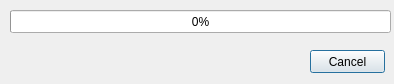
<?xml version="1.0" encoding="UTF-8"?>
<ui version="4.0">
 <class>ConnectDialog</class>
 <widget class="QDialog" name="ConnectDialog">
  <property name="windowModality">
   <enum>Qt::ApplicationModal</enum>
  </property>
  <property name="geometry">
   <rect>
    <x>0</x>
    <y>0</y>
    <width>394</width>
    <height>84</height>
   </rect>
  </property>
  <property name="windowTitle">
   <string>Connecting</string>
  </property>
  <property name="modal">
   <bool>true</bool>
  </property>
  <widget class="QProgressBar" name="progressBarConnection">
   <property name="geometry">
    <rect>
     <x>10</x>
     <y>10</y>
     <width>381</width>
     <height>23</height>
    </rect>
   </property>
   <property name="value">
    <number>0</number>
   </property>
  </widget>
  <widget class="QPushButton" name="connectCancelButton">
   <property name="geometry">
    <rect>
     <x>310</x>
     <y>50</y>
     <width>75</width>
     <height>23</height>
    </rect>
   </property>
   <property name="text">
    <string>Cancel</string>
   </property>
  </widget>
 </widget>
 <resources/>
 <connections/>
</ui>
